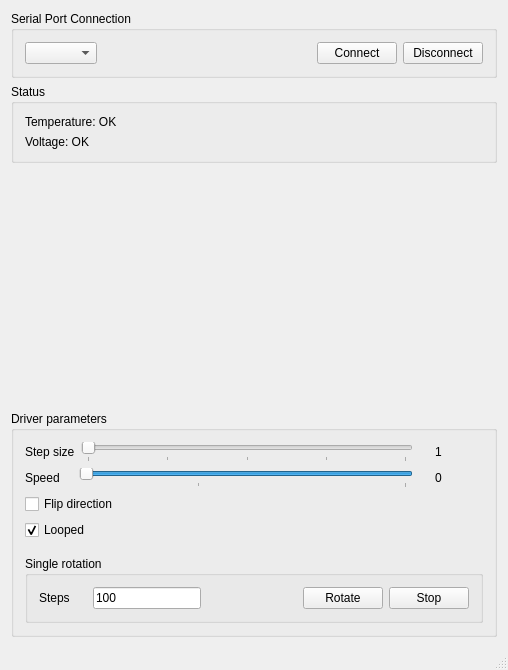
<?xml version="1.0" encoding="UTF-8"?>
<ui version="4.0">
 <class>MainWindow</class>
 <widget class="QMainWindow" name="MainWindow">
  <property name="geometry">
   <rect>
    <x>0</x>
    <y>0</y>
    <width>508</width>
    <height>670</height>
   </rect>
  </property>
  <property name="windowTitle">
   <string>MainWindow</string>
  </property>
  <widget class="QWidget" name="centralWidget">
   <layout class="QVBoxLayout" name="verticalLayout">
    <item>
     <widget class="QGroupBox" name="groupBox">
      <property name="title">
       <string>Serial Port Connection</string>
      </property>
      <layout class="QGridLayout" name="gridLayout">
       <item row="0" column="0">
        <layout class="QHBoxLayout" name="horizontalLayout_2">
         <property name="spacing">
          <number>6</number>
         </property>
         <property name="sizeConstraint">
          <enum>QLayout::SetDefaultConstraint</enum>
         </property>
         <item>
          <widget class="QComboBox" name="serialPortComboBox"/>
         </item>
         <item>
          <spacer name="horizontalSpacer_3">
           <property name="orientation">
            <enum>Qt::Horizontal</enum>
           </property>
           <property name="sizeHint" stdset="0">
            <size>
             <width>40</width>
             <height>20</height>
            </size>
           </property>
          </spacer>
         </item>
         <item>
          <widget class="QPushButton" name="connectButton">
           <property name="text">
            <string>Connect</string>
           </property>
          </widget>
         </item>
         <item>
          <widget class="QPushButton" name="disconnectButton">
           <property name="text">
            <string>Disconnect</string>
           </property>
          </widget>
         </item>
        </layout>
       </item>
      </layout>
     </widget>
    </item>
    <item>
     <widget class="QGroupBox" name="groupBox_2">
      <property name="title">
       <string>Status</string>
      </property>
      <layout class="QGridLayout" name="gridLayout_3">
       <item row="0" column="0">
        <widget class="QLabel" name="temperatureLabel">
         <property name="text">
          <string>Temperature: OK</string>
         </property>
        </widget>
       </item>
       <item row="1" column="0">
        <widget class="QLabel" name="voltageLabel">
         <property name="text">
          <string>Voltage: OK</string>
         </property>
        </widget>
       </item>
      </layout>
     </widget>
    </item>
    <item>
     <spacer name="verticalSpacer_2">
      <property name="orientation">
       <enum>Qt::Vertical</enum>
      </property>
      <property name="sizeHint" stdset="0">
       <size>
        <width>20</width>
        <height>40</height>
       </size>
      </property>
     </spacer>
    </item>
    <item>
     <widget class="QGroupBox" name="driverGroupBox">
      <property name="title">
       <string>Driver parameters</string>
      </property>
      <layout class="QVBoxLayout" name="verticalLayout_2">
       <item>
        <layout class="QHBoxLayout" name="stepLayout">
         <item>
          <widget class="QLabel" name="stepLabel">
           <property name="minimumSize">
            <size>
             <width>48</width>
             <height>0</height>
            </size>
           </property>
           <property name="text">
            <string>Step size</string>
           </property>
          </widget>
         </item>
         <item>
          <widget class="QSlider" name="stepSlider">
           <property name="sizePolicy">
            <sizepolicy hsizetype="Expanding" vsizetype="Fixed">
             <horstretch>0</horstretch>
             <verstretch>0</verstretch>
            </sizepolicy>
           </property>
           <property name="minimumSize">
            <size>
             <width>280</width>
             <height>0</height>
            </size>
           </property>
           <property name="baseSize">
            <size>
             <width>50</width>
             <height>0</height>
            </size>
           </property>
           <property name="mouseTracking">
            <bool>true</bool>
           </property>
           <property name="acceptDrops">
            <bool>true</bool>
           </property>
           <property name="minimum">
            <number>0</number>
           </property>
           <property name="maximum">
            <number>4</number>
           </property>
           <property name="tracking">
            <bool>true</bool>
           </property>
           <property name="orientation">
            <enum>Qt::Horizontal</enum>
           </property>
           <property name="tickPosition">
            <enum>QSlider::TicksBelow</enum>
           </property>
           <property name="tickInterval">
            <number>1</number>
           </property>
          </widget>
         </item>
         <item>
          <spacer name="horizontalSpacer">
           <property name="orientation">
            <enum>Qt::Horizontal</enum>
           </property>
           <property name="sizeType">
            <enum>QSizePolicy::Fixed</enum>
           </property>
           <property name="sizeHint" stdset="0">
            <size>
             <width>16</width>
             <height>20</height>
            </size>
           </property>
          </spacer>
         </item>
         <item>
          <widget class="QLabel" name="stepValueLabel">
           <property name="minimumSize">
            <size>
             <width>48</width>
             <height>0</height>
            </size>
           </property>
           <property name="text">
            <string>1</string>
           </property>
          </widget>
         </item>
        </layout>
       </item>
       <item>
        <layout class="QHBoxLayout" name="speedLayout">
         <item>
          <widget class="QLabel" name="speedLabel">
           <property name="minimumSize">
            <size>
             <width>48</width>
             <height>0</height>
            </size>
           </property>
           <property name="text">
            <string>Speed</string>
           </property>
          </widget>
         </item>
         <item>
          <widget class="QSlider" name="speedSlider">
           <property name="sizePolicy">
            <sizepolicy hsizetype="Expanding" vsizetype="Fixed">
             <horstretch>0</horstretch>
             <verstretch>0</verstretch>
            </sizepolicy>
           </property>
           <property name="minimumSize">
            <size>
             <width>280</width>
             <height>0</height>
            </size>
           </property>
           <property name="baseSize">
            <size>
             <width>50</width>
             <height>0</height>
            </size>
           </property>
           <property name="mouseTracking">
            <bool>true</bool>
           </property>
           <property name="acceptDrops">
            <bool>true</bool>
           </property>
           <property name="minimum">
            <number>4</number>
           </property>
           <property name="maximum">
            <number>200</number>
           </property>
           <property name="singleStep">
            <number>1</number>
           </property>
           <property name="value">
            <number>200</number>
           </property>
           <property name="tracking">
            <bool>true</bool>
           </property>
           <property name="orientation">
            <enum>Qt::Horizontal</enum>
           </property>
           <property name="invertedAppearance">
            <bool>true</bool>
           </property>
           <property name="invertedControls">
            <bool>false</bool>
           </property>
           <property name="tickPosition">
            <enum>QSlider::TicksBelow</enum>
           </property>
           <property name="tickInterval">
            <number>127</number>
           </property>
          </widget>
         </item>
         <item>
          <spacer name="horizontalSpacer_7">
           <property name="orientation">
            <enum>Qt::Horizontal</enum>
           </property>
           <property name="sizeType">
            <enum>QSizePolicy::Fixed</enum>
           </property>
           <property name="sizeHint" stdset="0">
            <size>
             <width>16</width>
             <height>20</height>
            </size>
           </property>
          </spacer>
         </item>
         <item>
          <widget class="QLabel" name="speedValueLabel">
           <property name="minimumSize">
            <size>
             <width>48</width>
             <height>0</height>
            </size>
           </property>
           <property name="text">
            <string>0</string>
           </property>
          </widget>
         </item>
        </layout>
       </item>
       <item>
        <widget class="QCheckBox" name="flipDirectionCheckBox">
         <property name="text">
          <string>Flip direction</string>
         </property>
        </widget>
       </item>
       <item>
        <widget class="QCheckBox" name="loopedCheckBox">
         <property name="text">
          <string>Looped</string>
         </property>
         <property name="checked">
          <bool>true</bool>
         </property>
        </widget>
       </item>
       <item>
        <spacer name="verticalSpacer">
         <property name="orientation">
          <enum>Qt::Vertical</enum>
         </property>
         <property name="sizeType">
          <enum>QSizePolicy::Fixed</enum>
         </property>
         <property name="sizeHint" stdset="0">
          <size>
           <width>20</width>
           <height>10</height>
          </size>
         </property>
        </spacer>
       </item>
       <item>
        <widget class="QGroupBox" name="singleRotationGroupBox">
         <property name="title">
          <string>Single rotation</string>
         </property>
         <layout class="QGridLayout" name="gridLayout_2">
          <item row="0" column="0">
           <layout class="QHBoxLayout" name="horizontalLayout_5">
            <item>
             <widget class="QLabel" name="stepsLabel">
              <property name="minimumSize">
               <size>
                <width>48</width>
                <height>0</height>
               </size>
              </property>
              <property name="text">
               <string>Steps</string>
              </property>
             </widget>
            </item>
            <item>
             <widget class="QLineEdit" name="stepsLineEdit">
              <property name="text">
               <string>100</string>
              </property>
             </widget>
            </item>
            <item>
             <spacer name="horizontalSpacer_2">
              <property name="orientation">
               <enum>Qt::Horizontal</enum>
              </property>
              <property name="sizeHint" stdset="0">
               <size>
                <width>40</width>
                <height>20</height>
               </size>
              </property>
             </spacer>
            </item>
            <item>
             <widget class="QPushButton" name="rotateButton">
              <property name="text">
               <string>Rotate</string>
              </property>
             </widget>
            </item>
            <item>
             <widget class="QPushButton" name="stopButton">
              <property name="text">
               <string>Stop</string>
              </property>
             </widget>
            </item>
           </layout>
          </item>
         </layout>
        </widget>
       </item>
      </layout>
     </widget>
    </item>
   </layout>
  </widget>
  <widget class="QMenuBar" name="menuBar">
   <property name="geometry">
    <rect>
     <x>0</x>
     <y>0</y>
     <width>508</width>
     <height>20</height>
    </rect>
   </property>
  </widget>
  <widget class="QStatusBar" name="statusBar"/>
 </widget>
 <layoutdefault spacing="6" margin="11"/>
 <resources/>
 <connections/>
</ui>
